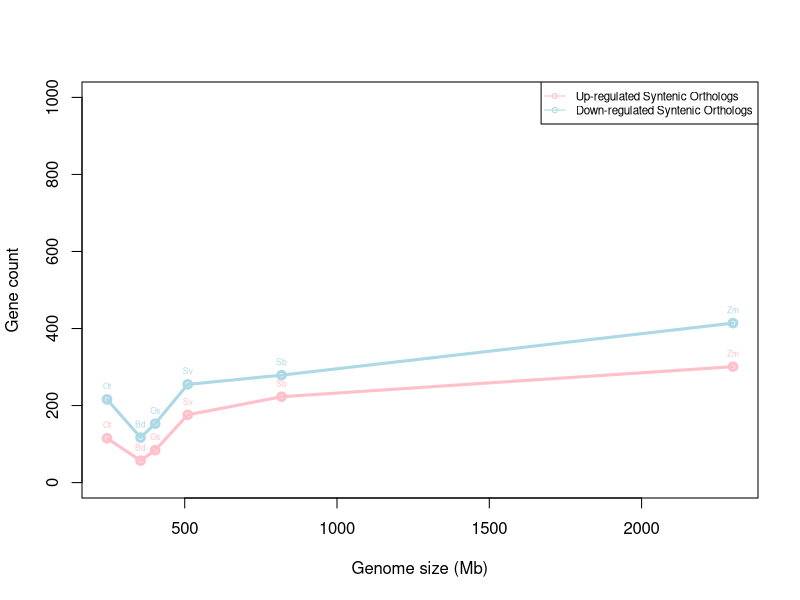

Write the R code that produced this figure.
# Given data
x <- c(245, 355, 403, 510, 818, 2300)
y1_UpSO <- c(115, 57, 84, 176, 223, 301)
y2_DownSO <- c(216, 117, 153, 255, 279, 414)

# Labels for each point
labels <- c("Ot", "Bd", "Os", "Sv", "Sb", "Zm") 

# Create the plot with the first line (Up-regulated Orthologs)
plot(x, y1_UpSO, type="o", col="pink", lwd=3,
     xlab="Genome size (Mb)", ylab="Gene count", 
     main="", ylim=c(0, 1000))

# Add the second line (Down-regulated Orthologs)
lines(x, y2_DownSO, type="o", col="lightblue", lwd=3)

# Add labels to each data point for all lines
text(x, y1_UpSO, labels=labels, pos=3, col="pink", cex=0.5)
text(x, y2_DownSO, labels=labels, pos=3, col="lightblue", cex=0.5)

# Add a legend
legend("topright", legend=c("Up-regulated Syntenic Orthologs", "Down-regulated Syntenic Orthologs"), 
       col=c("pink", "lightblue"), lty=1, pch=1, lwd=1, cex=0.7)
